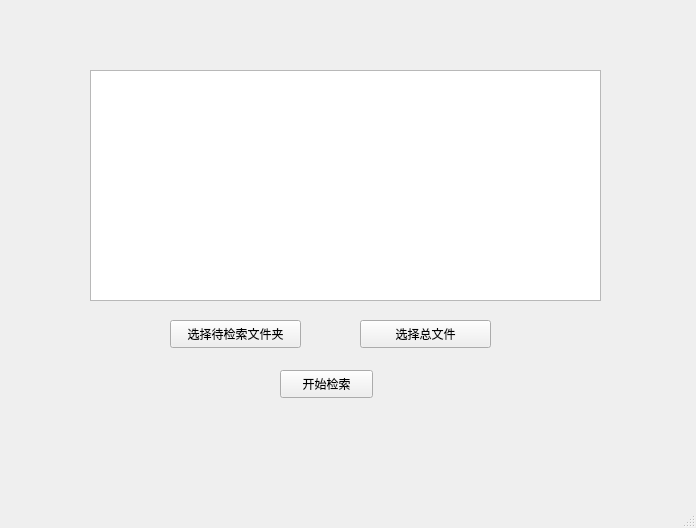
<?xml version="1.0" encoding="UTF-8"?>
<ui version="4.0">
 <class>MainWindow</class>
 <widget class="QMainWindow" name="MainWindow">
  <property name="geometry">
   <rect>
    <x>0</x>
    <y>0</y>
    <width>696</width>
    <height>528</height>
   </rect>
  </property>
  <property name="sizePolicy">
   <sizepolicy hsizetype="Fixed" vsizetype="Preferred">
    <horstretch>0</horstretch>
    <verstretch>0</verstretch>
   </sizepolicy>
  </property>
  <property name="windowTitle">
   <string>MainWindow</string>
  </property>
  <widget class="QWidget" name="centralwidget">
   <widget class="QLabel" name="label">
    <property name="geometry">
     <rect>
      <x>-20</x>
      <y>0</y>
      <width>731</width>
      <height>471</height>
     </rect>
    </property>
    <property name="sizePolicy">
     <sizepolicy hsizetype="Preferred" vsizetype="Preferred">
      <horstretch>0</horstretch>
      <verstretch>0</verstretch>
     </sizepolicy>
    </property>
    <property name="text">
     <string/>
    </property>
    <property name="scaledContents">
     <bool>true</bool>
    </property>
   </widget>
   <widget class="QPushButton" name="openfolderButton">
    <property name="geometry">
     <rect>
      <x>170</x>
      <y>320</y>
      <width>131</width>
      <height>28</height>
     </rect>
    </property>
    <property name="text">
     <string>选择待检索文件夹</string>
    </property>
   </widget>
   <widget class="QPushButton" name="openfileButton">
    <property name="geometry">
     <rect>
      <x>360</x>
      <y>320</y>
      <width>131</width>
      <height>28</height>
     </rect>
    </property>
    <property name="text">
     <string>选择总文件</string>
    </property>
   </widget>
   <widget class="QTextBrowser" name="textBrowser">
    <property name="geometry">
     <rect>
      <x>90</x>
      <y>70</y>
      <width>511</width>
      <height>231</height>
     </rect>
    </property>
   </widget>
   <widget class="QPushButton" name="startOpenxlsxButton">
    <property name="geometry">
     <rect>
      <x>280</x>
      <y>370</y>
      <width>93</width>
      <height>28</height>
     </rect>
    </property>
    <property name="text">
     <string>开始检索</string>
    </property>
   </widget>
  </widget>
  <widget class="QStatusBar" name="statusbar"/>
  <action name="newAction">
   <property name="text">
    <string>新建(&amp;N)</string>
   </property>
  </action>
  <action name="openAction">
   <property name="text">
    <string>打开(&amp;O)</string>
   </property>
  </action>
  <action name="action_S">
   <property name="text">
    <string>另存为(&amp;S)</string>
   </property>
  </action>
 </widget>
 <resources/>
 <connections/>
</ui>
